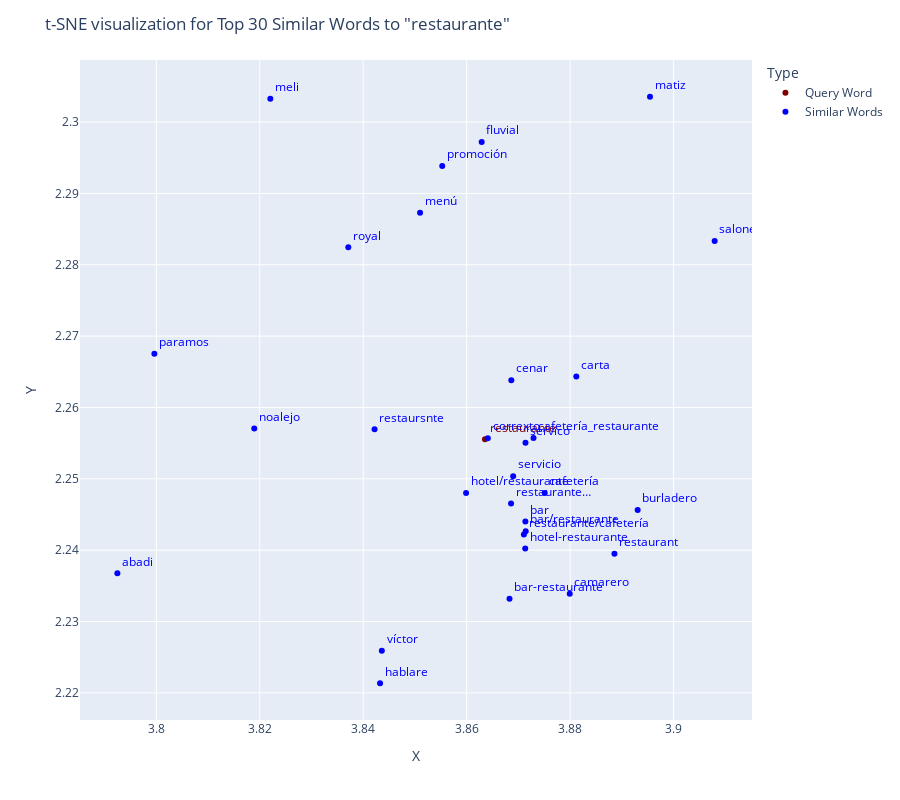

Notebook cell for this chart:
### Code cell
restaurant_fig.show()

### Figure 1 — Plotly figure (JSON) as saved in the notebook; plotly's stock layout.template omitted (floating-point values rounded to 4 significant figures)
{"data": [{"hovertemplate": "Type=Query Word<br>X=%{x}<br>Y=%{y}<br>label=%{text}<extra></extra>", "legendgroup": "Query Word", "marker": {"color": "maroon", "symbol": "circle"}, "mode": "markers+text", "name": "Query Word", "orientation": "v", "showlegend": true, "text": ["restaurante"], "textfont": {"color": "maroon"}, "textposition": "top right", "type": "scatter", "x": [3.864], "xaxis": "x", "y": [2.256], "yaxis": "y"}, {"hovertemplate": "Type=Similar Words<br>X=%{x}<br>Y=%{y}<br>label=%{text}<extra></extra>", "legendgroup": "Similar Words", "marker": {"color": "blue", "symbol": "circle"}, "mode": "markers+text", "name": "Similar Words", "orientation": "v", "showlegend": true, "text": ["restaurante…", "cafetería_restaurante", "restaurante/cafetería", "restaurant", "bar", "bar/restaurante", "menú", "fluvial", "bar-restaurante", "correxto", "cenar", "restaursnte", "cafetería", "promoción", "hotel/restaurante", "royal", "camarero", "abadi", "meli", "víctor", "paramos", "matiz", "burladero", "hablare", "carta", "noalejo", "hotel-restaurante", "servico", "salones", "servicio"], "textfont": {"color": "blue"}, "textposition": "top right", "type": "scatter", "x": [3.869, 3.873, 3.871, 3.889, 3.871, 3.871, 3.851, 3.863, 3.868, 3.864, 3.869, 3.842, 3.875, 3.855, 3.86, 3.837, 3.88, 3.792, 3.822, 3.844, 3.8, 3.895, 3.893, 3.843, 3.881, 3.819, 3.871, 3.871, 3.908, 3.869], "xaxis": "x", "y": [2.247, 2.256, 2.242, 2.24, 2.244, 2.243, 2.287, 2.297, 2.233, 2.256, 2.264, 2.257, 2.248, 2.294, 2.248, 2.282, 2.234, 2.237, 2.303, 2.226, 2.268, 2.304, 2.246, 2.221, 2.264, 2.257, 2.24, 2.255, 2.283, 2.25], "yaxis": "y"}], "layout": {"height": 800, "legend": {"title": {"text": "Type"}, "tracegroupgap": 0}, "margin": {"t": 60}, "title": {"text": "t-SNE visualization for Top 30 Similar Words to \"restaurante\""}, "xaxis": {"anchor": "y", "domain": [0, 1], "title": {"text": "X"}}, "yaxis": {"anchor": "x", "domain": [0, 1], "title": {"text": "Y"}}}}
